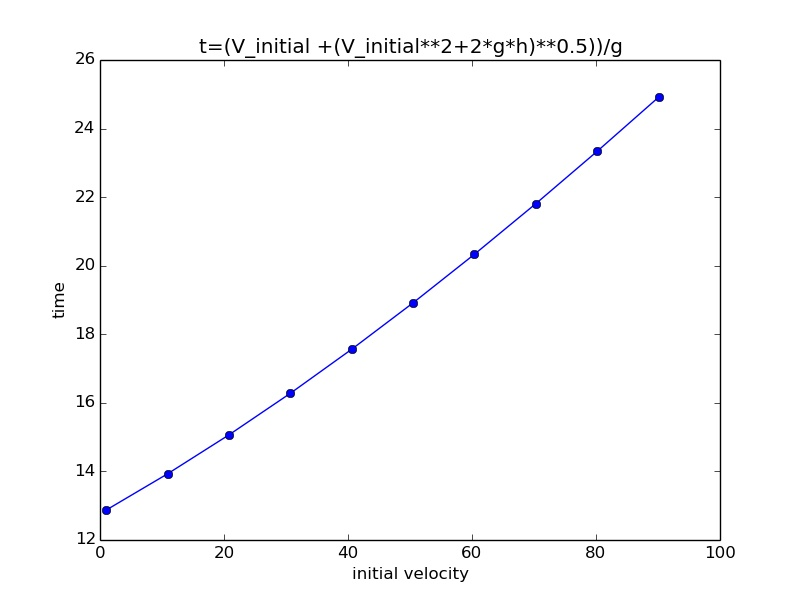

Python code for this plot:
import numpy as np
import matplotlib.pyplot as plt
import pdb
h = 800 # height in meter

g = 9.81 # gravity aaceleration

#vi = input("enter initial velocity=") #initial velocity

vmin = float(input("enter minimum velocity="))

vmax = float(input("enter maximum velocity=")) 

dx = ( vmax -vmin )/10.

t = np.zeros(10)
vel_vector = vmin +np.arange(10).astype('float') * dx
t = ( vel_vector  +( vel_vector**2 +2*g*h)**0.5)/g
#for i in range(10): 
    #vel_vector[i] = vmin + float(i)*dx
    #t[i] = ( vel_vector[i]  +( vel_vector[i]**2 +2*g*h)**0.5)/g

print "time is=" , t , "for velocity=" , vel_vector


plt.plot(vel_vector , t , marker="o" , linestyle="-" , color="b")
plt.ylabel("time")
plt.xlabel("initial velocity")
plt.title("t=(V_initial +(V_initial**2+2*g*h)**0.5))/g")
plt.savefig("ex3.jpeg" , format="jpeg")
